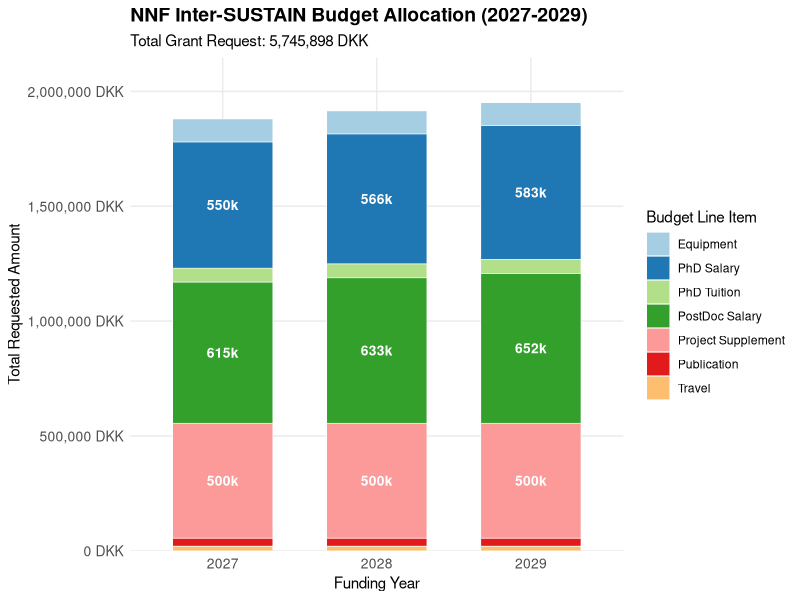

R code for this plot:
## ---- chunk 1
library(tidyverse)
library(scales)
library(knitr) # Required for nice tables in MD

# --- 1. SETTINGS ---
project_years <- c(2027, 2028, 2029)
inflation_rate <- 0.03
project_supplement_rate <- 250000 

# --- 2. CALCULATION EXPENSES ---
budget_data <- tibble(year = project_years) %>%
  mutate(
    inf_factor = (1 + inflation_rate)^(row_number() - 1),
    Postdoc_FTE = 1.0,
    PhD_FTE = 1.0,
    PostDoc_Salary = Postdoc_FTE * 615000 * inf_factor,
    PhD_Salary     = PhD_FTE * 550000 * inf_factor,
    PhD_Tuition    = 60000,
    Equipment      = 100000,
    Travel         = 20000,
    Publication    = 35000,
    Project_Supplement = 2*project_supplement_rate, # Fixed for Postdoc + PhD
    Yearly_Total = PostDoc_Salary + PhD_Salary + PhD_Tuition + Equipment + Travel + 
                   Publication + Project_Supplement
  )

# Create final table for display
final_table <- budget_data %>%
  select(-inf_factor) %>%
  pivot_longer(-year, names_to = "Item", values_to = "Value") %>%
  pivot_wider(names_from = year, values_from = Value, names_prefix = "Year_") %>%
  mutate(Total = Year_2027 + Year_2028 + Year_2029)
## ---- chunk 2
kable(final_table, digits = 0, format.args = list(big.mark = ","))
## ---- chunk 3

library(tidyverse)
library(scales)

# 1. Prepare data for the plot
# We pivot the budget items into a "Long" format that ggplot requires
plot_data <- budget_data %>%
  select(-Yearly_Total, -inf_factor) %>%
  rename(
    `PostDoc Salary` = PostDoc_Salary,
    `PhD Salary` = PhD_Salary,
    `PhD Tuition` = PhD_Tuition,
    `Project Supplement` = Project_Supplement
  ) %>%
  pivot_longer(
    cols = -year, 
    names_to = "Category", 
    values_to = "Amount"
  ) %>% 
  dplyr::filter(!Category=="PhD_FTE",
                !Category=="Postdoc_FTE")

# 2. Generate the Figure
budget_plot <- ggplot(plot_data, aes(x = factor(year), y = Amount, fill = Category)) +
  # Create a stacked bar
  geom_col(width = 0.65, color = "white", linewidth = 0.2) +
  # Add labels to larger bars for clarity (amounts > 300k)
  geom_text(
    aes(label = if_else(Amount > 300000, paste0(round(Amount/1000), "k"), "")), 
    position = position_stack(vjust = 0.5), 
    size = 3.5, 
    color = "white", 
    fontface = "bold"
  ) +
  # Formatting
  scale_y_continuous(labels = label_comma(suffix = " DKK"), expand = expansion(mult = c(0, 0.1))) +
  scale_fill_brewer(palette = "Paired") +
  labs(
    title = "NNF Inter-SUSTAIN Budget Allocation (2027-2029)",
    subtitle = paste0("Total Grant Request: ", comma(sum(budget_data$Yearly_Total)), " DKK"),
    x = "Funding Year",
    y = "Total Requested Amount",
    fill = "Budget Line Item"
  ) +
  theme_minimal() +
  theme(
    legend.position = "right",
    panel.grid.minor = element_blank(),
    plot.title = element_text(face = "bold", size = 14),
    axis.text = element_text(size = 10)
  )

# 3. Print the plot
print(budget_plot)
